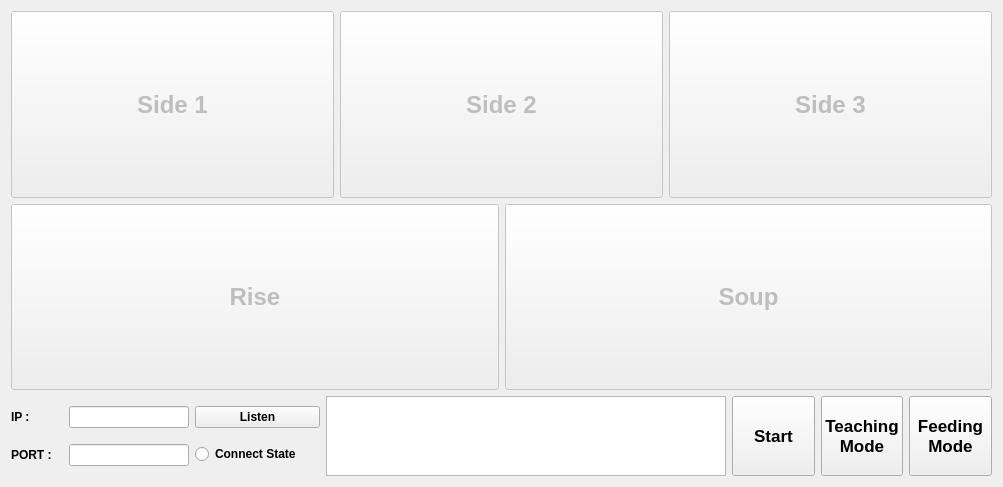
<?xml version="1.0" encoding="UTF-8"?>
<ui version="4.0">
 <class>OperateUI</class>
 <widget class="QWidget" name="OperateUI">
  <property name="geometry">
   <rect>
    <x>0</x>
    <y>0</y>
    <width>1003</width>
    <height>487</height>
   </rect>
  </property>
  <property name="font">
   <font>
    <weight>75</weight>
    <bold>true</bold>
   </font>
  </property>
  <layout class="QGridLayout" name="gridLayout">
   <item row="1" column="0">
    <layout class="QHBoxLayout" name="horizontalLayout_6">
     <item>
      <layout class="QVBoxLayout" name="verticalLayout_2">
       <item>
        <layout class="QHBoxLayout" name="horizontalLayout_4">
         <item>
          <widget class="QLabel" name="label">
           <property name="sizePolicy">
            <sizepolicy hsizetype="Maximum" vsizetype="Preferred">
             <horstretch>0</horstretch>
             <verstretch>0</verstretch>
            </sizepolicy>
           </property>
           <property name="minimumSize">
            <size>
             <width>52</width>
             <height>0</height>
            </size>
           </property>
           <property name="maximumSize">
            <size>
             <width>52</width>
             <height>16777215</height>
            </size>
           </property>
           <property name="text">
            <string>IP : </string>
           </property>
          </widget>
         </item>
         <item>
          <widget class="QLineEdit" name="txtIP">
           <property name="minimumSize">
            <size>
             <width>120</width>
             <height>0</height>
            </size>
           </property>
           <property name="maximumSize">
            <size>
             <width>120</width>
             <height>16777215</height>
            </size>
           </property>
          </widget>
         </item>
        </layout>
       </item>
       <item>
        <layout class="QHBoxLayout" name="horizontalLayout_5">
         <item>
          <widget class="QLabel" name="label_2">
           <property name="sizePolicy">
            <sizepolicy hsizetype="Maximum" vsizetype="Preferred">
             <horstretch>0</horstretch>
             <verstretch>0</verstretch>
            </sizepolicy>
           </property>
           <property name="maximumSize">
            <size>
             <width>52</width>
             <height>16777215</height>
            </size>
           </property>
           <property name="text">
            <string>PORT : </string>
           </property>
          </widget>
         </item>
         <item>
          <widget class="QLineEdit" name="txtPORT">
           <property name="minimumSize">
            <size>
             <width>120</width>
             <height>0</height>
            </size>
           </property>
           <property name="maximumSize">
            <size>
             <width>120</width>
             <height>16777215</height>
            </size>
           </property>
          </widget>
         </item>
        </layout>
       </item>
      </layout>
     </item>
     <item>
      <layout class="QVBoxLayout" name="verticalLayout_3">
       <item>
        <widget class="QPushButton" name="btnListen">
         <property name="maximumSize">
          <size>
           <width>125</width>
           <height>16777215</height>
          </size>
         </property>
         <property name="text">
          <string>Listen</string>
         </property>
        </widget>
       </item>
       <item>
        <widget class="QRadioButton" name="rbConnectState">
         <property name="maximumSize">
          <size>
           <width>125</width>
           <height>16777215</height>
          </size>
         </property>
         <property name="text">
          <string>Connect State</string>
         </property>
        </widget>
       </item>
      </layout>
     </item>
    </layout>
   </item>
   <item row="1" column="1">
    <widget class="QTextBrowser" name="txtLogMessage">
     <property name="sizePolicy">
      <sizepolicy hsizetype="Preferred" vsizetype="Preferred">
       <horstretch>0</horstretch>
       <verstretch>0</verstretch>
      </sizepolicy>
     </property>
     <property name="minimumSize">
      <size>
       <width>400</width>
       <height>80</height>
      </size>
     </property>
     <property name="maximumSize">
      <size>
       <width>400</width>
       <height>80</height>
      </size>
     </property>
    </widget>
   </item>
   <item row="1" column="2">
    <layout class="QHBoxLayout" name="horizontalLayout">
     <property name="sizeConstraint">
      <enum>QLayout::SetDefaultConstraint</enum>
     </property>
     <item>
      <widget class="QPushButton" name="btnStart">
       <property name="sizePolicy">
        <sizepolicy hsizetype="Preferred" vsizetype="Preferred">
         <horstretch>0</horstretch>
         <verstretch>0</verstretch>
        </sizepolicy>
       </property>
       <property name="font">
        <font>
         <pointsize>13</pointsize>
         <weight>75</weight>
         <bold>true</bold>
        </font>
       </property>
       <property name="text">
        <string>Start</string>
       </property>
      </widget>
     </item>
     <item>
      <widget class="QPushButton" name="btnTeaching">
       <property name="sizePolicy">
        <sizepolicy hsizetype="Preferred" vsizetype="Preferred">
         <horstretch>0</horstretch>
         <verstretch>0</verstretch>
        </sizepolicy>
       </property>
       <property name="font">
        <font>
         <pointsize>13</pointsize>
         <weight>75</weight>
         <bold>true</bold>
        </font>
       </property>
       <property name="text">
        <string>Teaching
Mode</string>
       </property>
      </widget>
     </item>
     <item>
      <widget class="QPushButton" name="btnFeeding">
       <property name="sizePolicy">
        <sizepolicy hsizetype="Preferred" vsizetype="Preferred">
         <horstretch>0</horstretch>
         <verstretch>0</verstretch>
        </sizepolicy>
       </property>
       <property name="font">
        <font>
         <pointsize>13</pointsize>
         <weight>75</weight>
         <bold>true</bold>
        </font>
       </property>
       <property name="text">
        <string>Feeding
Mode</string>
       </property>
      </widget>
     </item>
    </layout>
   </item>
   <item row="0" column="0" colspan="3">
    <layout class="QVBoxLayout" name="verticalLayout">
     <item>
      <layout class="QHBoxLayout" name="horizontalLayout_3">
       <item>
        <widget class="QPushButton" name="btnSide1">
         <property name="enabled">
          <bool>false</bool>
         </property>
         <property name="sizePolicy">
          <sizepolicy hsizetype="Minimum" vsizetype="Expanding">
           <horstretch>0</horstretch>
           <verstretch>0</verstretch>
          </sizepolicy>
         </property>
         <property name="font">
          <font>
           <pointsize>18</pointsize>
           <weight>75</weight>
           <bold>true</bold>
          </font>
         </property>
         <property name="text">
          <string>Side 1</string>
         </property>
        </widget>
       </item>
       <item>
        <widget class="QPushButton" name="btnSide2">
         <property name="enabled">
          <bool>false</bool>
         </property>
         <property name="sizePolicy">
          <sizepolicy hsizetype="Minimum" vsizetype="Preferred">
           <horstretch>0</horstretch>
           <verstretch>0</verstretch>
          </sizepolicy>
         </property>
         <property name="font">
          <font>
           <pointsize>18</pointsize>
           <weight>75</weight>
           <bold>true</bold>
          </font>
         </property>
         <property name="text">
          <string>Side 2</string>
         </property>
        </widget>
       </item>
       <item>
        <widget class="QPushButton" name="btnSide3">
         <property name="enabled">
          <bool>false</bool>
         </property>
         <property name="sizePolicy">
          <sizepolicy hsizetype="Minimum" vsizetype="Preferred">
           <horstretch>0</horstretch>
           <verstretch>0</verstretch>
          </sizepolicy>
         </property>
         <property name="font">
          <font>
           <pointsize>18</pointsize>
           <weight>75</weight>
           <bold>true</bold>
          </font>
         </property>
         <property name="text">
          <string>Side 3</string>
         </property>
        </widget>
       </item>
      </layout>
     </item>
     <item>
      <layout class="QHBoxLayout" name="horizontalLayout_2">
       <item>
        <widget class="QPushButton" name="btnRise">
         <property name="enabled">
          <bool>false</bool>
         </property>
         <property name="sizePolicy">
          <sizepolicy hsizetype="Minimum" vsizetype="Expanding">
           <horstretch>0</horstretch>
           <verstretch>0</verstretch>
          </sizepolicy>
         </property>
         <property name="font">
          <font>
           <pointsize>18</pointsize>
           <weight>75</weight>
           <bold>true</bold>
          </font>
         </property>
         <property name="text">
          <string>Rise</string>
         </property>
        </widget>
       </item>
       <item>
        <widget class="QPushButton" name="btnSoup">
         <property name="enabled">
          <bool>false</bool>
         </property>
         <property name="sizePolicy">
          <sizepolicy hsizetype="Minimum" vsizetype="Preferred">
           <horstretch>0</horstretch>
           <verstretch>0</verstretch>
          </sizepolicy>
         </property>
         <property name="font">
          <font>
           <pointsize>18</pointsize>
           <weight>75</weight>
           <bold>true</bold>
          </font>
         </property>
         <property name="text">
          <string>Soup</string>
         </property>
        </widget>
       </item>
      </layout>
     </item>
    </layout>
   </item>
  </layout>
 </widget>
 <resources/>
 <connections/>
</ui>
